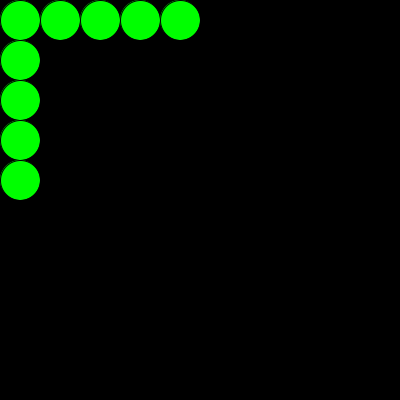
Frame 1 (no input)
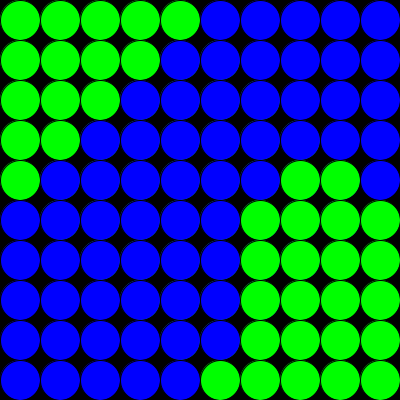
Frame 60 (the mouse pressed at the canvas centre just before this capture)
Frame 120 (the mouse held since frame 60 and released just before this capture): identical to frame 60, image omitted

The Processing sketch that drew these frames (run headless with seeded random() and noise(); from frame 60 on, the mouse is pressed at the canvas centre):

// Processing sketch: processing_169218
// ── processing_169218.pde

/* This is a good experience to understand the time dynamics and
the rule that the last shape stay over the former ones.
battle of blues vs green*/

float a=0;

void setup() {
  background(0);
  size(400, 400);
}

void draw() {
  fill(0,255,0);
  ellipse(20+a, 20+a, 40, 40);
  fill(0,255,0);
  ellipse(60+a, 20+a, 40, 40);
  fill(0,255,0);
  ellipse(100+a, 20+a, 40, 40);
  fill(0,255,0);
  ellipse(140+a, 20+a, 40, 40);
  fill(0,255,0);
  ellipse(180+a, 20+a, 40, 40);
  fill(0,255,0);
  ellipse(20+a, 60+a, 40, 40);
  fill(0,255,0);
  ellipse(20+a, 100+a, 40, 40);
  fill(0,255,0);
  ellipse(20+a, 140+a, 40, 40);
  fill(0,255,0);
  ellipse(20+a, 180+a, 40, 40);
  fill(0,0,255);
  ellipse(420-a, a-20, 40, 40);
  fill(0,0,255);
  ellipse(380-a, a-20, 40, 40);
  fill(0,0,255);
  ellipse(340-a, a-20, 40, 40);
  fill(0,0,255);
  ellipse(300-a, a-20, 40, 40);
  fill(0,0,255);
  ellipse(260-a, a-20, 40, 40);
  fill(0,0,255);
  ellipse(420-a, a+20, 40, 40);
  fill(0,0,255);
  ellipse(420-a, a+60, 40, 40);
  fill(0,0,255);
  ellipse(420-a, a+100, 40, 40);
  fill(0,0,255);
  ellipse(420-a, a+140, 40, 40);
 
  a = a+40;
  println(a);
}
